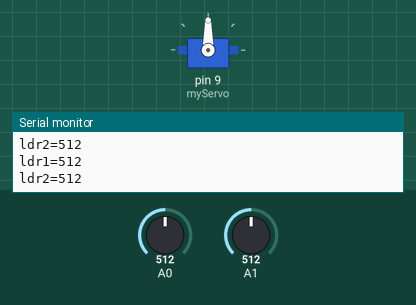
This sketch was run on a simulated Arduino Uno, built with avr-gcc and run on an emulated ATmega328P. On the bench: servo, the last lines printed to the serial monitor. The test bench sets the inputs (shaded band); at power-on: A1 = 512, A0 = 512.

Above: at 1.2 s.
1.3 s: A1 set to 501
At 1.48 s:
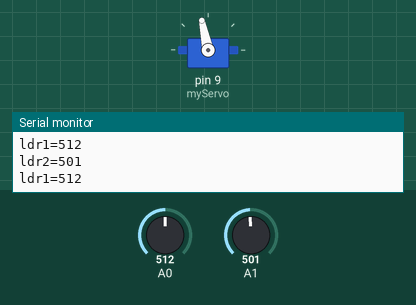
At 3.7 s:
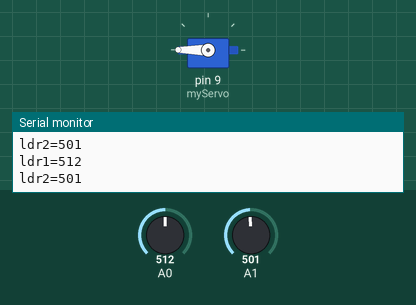
4.3 s: A0 set to 11
5.8 s: A0 set to 8
7.3 s: A1 set to 690
10.0 s: A1 set to 708
At 11.66 s:
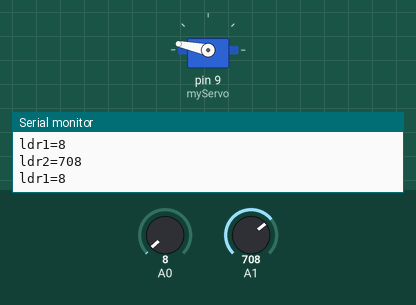
13.0 s: A1 set to 511
At 13.0 s:
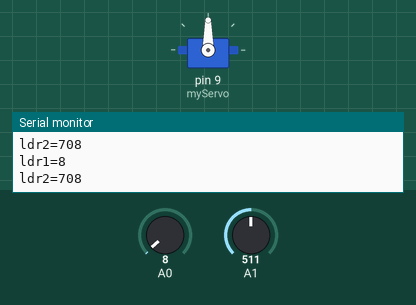
Timing chart, 0 to 15.5 s (numbered marks = the images above; inputs shaded):
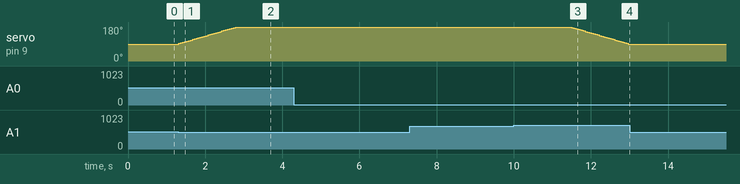

Measured:
- the behaviour switches between 512 and 511 on A1 (found by bisection; images 0 and 1)
- the behaviour switches between 700 and 701 on A1 (found by bisection; images 2 and 3)
- after the input at 1.3 s, servo on pin 9 (myServo): moves from 90° to 180° over 1.5 s, starting at once
- after the input at 10.0 s, servo on pin 9 (myServo): moves from 180° to 90° over 1.5 s, starting after 1.5 s
- after the input at 13.0 s, servo on pin 9 (myServo): stays 90° (without the input it goes to 87° after 0.02 s)

The sketch:

1_axis_solar_tracker.ino
```cpp
#include <Servo.h>
Servo myServo;
int ldr1;
int ldr2;
int i=90;
void setup() {

  myServo.attach(9);
  Serial.begin(9600);
}

void loop() {
  ldr1=analogRead(A0);
  Serial.print("ldr1=");
  Serial.println(ldr1);
  ldr2=analogRead(A1);
  Serial.print("ldr2=");
  Serial.println(ldr2);

  if(ldr1>ldr2 && ldr1>500){
    i=i+3;
  }
  else if(ldr2>ldr1 && ldr2>700){
    i=i-3;
  }
  myServo.write(i);

  delay(50);
}
```
